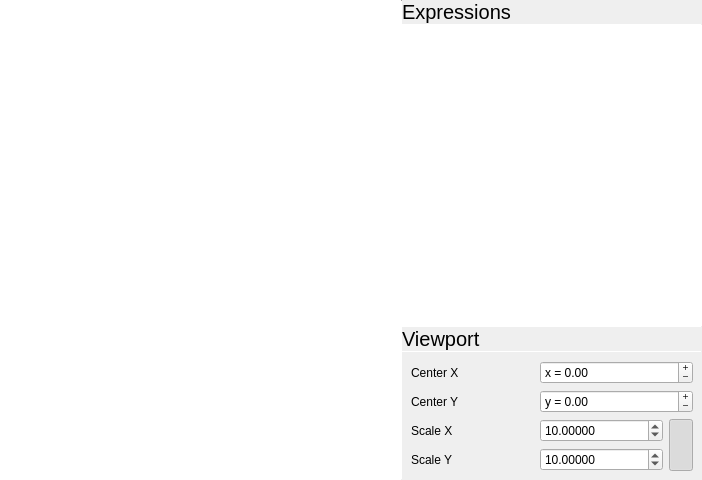
<?xml version="1.0" encoding="UTF-8"?>
<ui version="4.0">
 <class>GraphWidget</class>
 <widget class="QWidget" name="GraphWidget">
  <property name="geometry">
   <rect>
    <x>0</x>
    <y>0</y>
    <width>702</width>
    <height>480</height>
   </rect>
  </property>
  <property name="windowTitle">
   <string notr="true">Form</string>
  </property>
  <layout class="QHBoxLayout" name="horizontalLayout">
   <property name="spacing">
    <number>0</number>
   </property>
   <property name="leftMargin">
    <number>0</number>
   </property>
   <property name="topMargin">
    <number>0</number>
   </property>
   <property name="rightMargin">
    <number>0</number>
   </property>
   <property name="bottomMargin">
    <number>0</number>
   </property>
   <item>
    <widget class="GraphView" name="graphicsView">
     <property name="frameShape">
      <enum>QFrame::NoFrame</enum>
     </property>
     <property name="verticalScrollBarPolicy">
      <enum>Qt::ScrollBarAlwaysOff</enum>
     </property>
     <property name="horizontalScrollBarPolicy">
      <enum>Qt::ScrollBarAlwaysOff</enum>
     </property>
    </widget>
   </item>
   <item>
    <widget class="Line" name="line_2">
     <property name="maximumSize">
      <size>
       <width>1</width>
       <height>16777215</height>
      </size>
     </property>
     <property name="orientation">
      <enum>Qt::Vertical</enum>
     </property>
    </widget>
   </item>
   <item>
    <widget class="QWidget" name="rightPane" native="true">
     <property name="minimumSize">
      <size>
       <width>300</width>
       <height>0</height>
      </size>
     </property>
     <property name="maximumSize">
      <size>
       <width>300</width>
       <height>16777215</height>
      </size>
     </property>
     <layout class="QVBoxLayout" name="verticalLayout">
      <property name="spacing">
       <number>0</number>
      </property>
      <property name="leftMargin">
       <number>0</number>
      </property>
      <property name="topMargin">
       <number>0</number>
      </property>
      <property name="rightMargin">
       <number>0</number>
      </property>
      <property name="bottomMargin">
       <number>0</number>
      </property>
      <item>
       <layout class="QHBoxLayout" name="horizontalLayout_2">
        <property name="spacing">
         <number>0</number>
        </property>
        <item>
         <widget class="QLabel" name="label">
          <property name="sizePolicy">
           <sizepolicy hsizetype="Expanding" vsizetype="Preferred">
            <horstretch>0</horstretch>
            <verstretch>0</verstretch>
           </sizepolicy>
          </property>
          <property name="font">
           <font>
            <pointsize>15</pointsize>
           </font>
          </property>
          <property name="text">
           <string>Expressions</string>
          </property>
          <property name="margin">
           <number>9</number>
          </property>
         </widget>
        </item>
        <item>
         <widget class="QPushButton" name="addEquationButton">
          <property name="sizePolicy">
           <sizepolicy hsizetype="Preferred" vsizetype="Preferred">
            <horstretch>0</horstretch>
            <verstretch>0</verstretch>
           </sizepolicy>
          </property>
          <property name="text">
           <string/>
          </property>
          <property name="icon">
           <iconset theme="list-add">
            <normaloff>.</normaloff>.</iconset>
          </property>
          <property name="flat">
           <bool>true</bool>
          </property>
         </widget>
        </item>
       </layout>
      </item>
      <item>
       <widget class="Line" name="line">
        <property name="maximumSize">
         <size>
          <width>16777215</width>
          <height>1</height>
         </size>
        </property>
        <property name="orientation">
         <enum>Qt::Horizontal</enum>
        </property>
       </widget>
      </item>
      <item>
       <widget class="QListWidget" name="equationsList">
        <property name="contextMenuPolicy">
         <enum>Qt::CustomContextMenu</enum>
        </property>
        <property name="frameShape">
         <enum>QFrame::NoFrame</enum>
        </property>
       </widget>
      </item>
      <item>
       <widget class="Line" name="line_4">
        <property name="maximumSize">
         <size>
          <width>16777215</width>
          <height>1</height>
         </size>
        </property>
        <property name="orientation">
         <enum>Qt::Horizontal</enum>
        </property>
       </widget>
      </item>
      <item>
       <widget class="QLabel" name="label_2">
        <property name="font">
         <font>
          <pointsize>15</pointsize>
         </font>
        </property>
        <property name="text">
         <string>Viewport</string>
        </property>
        <property name="margin">
         <number>9</number>
        </property>
       </widget>
      </item>
      <item>
       <widget class="Line" name="line_3">
        <property name="maximumSize">
         <size>
          <width>16777215</width>
          <height>1</height>
         </size>
        </property>
        <property name="orientation">
         <enum>Qt::Horizontal</enum>
        </property>
       </widget>
      </item>
      <item>
       <layout class="QGridLayout" name="gridLayout">
        <property name="leftMargin">
         <number>9</number>
        </property>
        <property name="topMargin">
         <number>9</number>
        </property>
        <property name="rightMargin">
         <number>9</number>
        </property>
        <property name="bottomMargin">
         <number>9</number>
        </property>
        <property name="spacing">
         <number>6</number>
        </property>
        <item row="0" column="0">
         <widget class="QLabel" name="label_3">
          <property name="text">
           <string>Center X</string>
          </property>
         </widget>
        </item>
        <item row="3" column="0">
         <widget class="QLabel" name="label_6">
          <property name="text">
           <string>Scale Y</string>
          </property>
         </widget>
        </item>
        <item row="2" column="1">
         <widget class="QDoubleSpinBox" name="scaleXBox">
          <property name="decimals">
           <number>5</number>
          </property>
          <property name="minimum">
           <double>0.010000000000000</double>
          </property>
          <property name="maximum">
           <double>999999999.000000000000000</double>
          </property>
          <property name="value">
           <double>10.000000000000000</double>
          </property>
         </widget>
        </item>
        <item row="3" column="1">
         <widget class="QDoubleSpinBox" name="scaleYBox">
          <property name="decimals">
           <number>5</number>
          </property>
          <property name="minimum">
           <double>0.010000000000000</double>
          </property>
          <property name="maximum">
           <double>999999999.000000000000000</double>
          </property>
          <property name="value">
           <double>10.000000000000000</double>
          </property>
         </widget>
        </item>
        <item row="1" column="0">
         <widget class="QLabel" name="label_4">
          <property name="text">
           <string>Center Y</string>
          </property>
         </widget>
        </item>
        <item row="2" column="0">
         <widget class="QLabel" name="label_5">
          <property name="text">
           <string>Scale X</string>
          </property>
         </widget>
        </item>
        <item row="2" column="2" rowspan="2">
         <widget class="QToolButton" name="linkCheck">
          <property name="sizePolicy">
           <sizepolicy hsizetype="Fixed" vsizetype="Preferred">
            <horstretch>0</horstretch>
            <verstretch>0</verstretch>
           </sizepolicy>
          </property>
          <property name="text">
           <string notr="true"/>
          </property>
          <property name="icon">
           <iconset theme="insert-link">
            <normaloff>.</normaloff>.</iconset>
          </property>
          <property name="checkable">
           <bool>true</bool>
          </property>
          <property name="checked">
           <bool>true</bool>
          </property>
         </widget>
        </item>
        <item row="1" column="1" colspan="2">
         <widget class="QDoubleSpinBox" name="centerYBox">
          <property name="buttonSymbols">
           <enum>QAbstractSpinBox::PlusMinus</enum>
          </property>
          <property name="prefix">
           <string>y = </string>
          </property>
          <property name="minimum">
           <double>-999999999999.000000000000000</double>
          </property>
          <property name="maximum">
           <double>999999999999.000000000000000</double>
          </property>
         </widget>
        </item>
        <item row="0" column="1" colspan="2">
         <widget class="QDoubleSpinBox" name="centerXBox">
          <property name="buttonSymbols">
           <enum>QAbstractSpinBox::PlusMinus</enum>
          </property>
          <property name="prefix">
           <string>x = </string>
          </property>
          <property name="minimum">
           <double>-999999999999.000000000000000</double>
          </property>
          <property name="maximum">
           <double>999999999999.000000000000000</double>
          </property>
         </widget>
        </item>
       </layout>
      </item>
     </layout>
    </widget>
   </item>
  </layout>
 </widget>
 <customwidgets>
  <customwidget>
   <class>GraphView</class>
   <extends>QGraphicsView</extends>
   <header>graph/graphview.h</header>
   <slots>
    <signal>readyChanged(bool)</signal>
   </slots>
  </customwidget>
 </customwidgets>
 <resources/>
 <connections/>
</ui>
